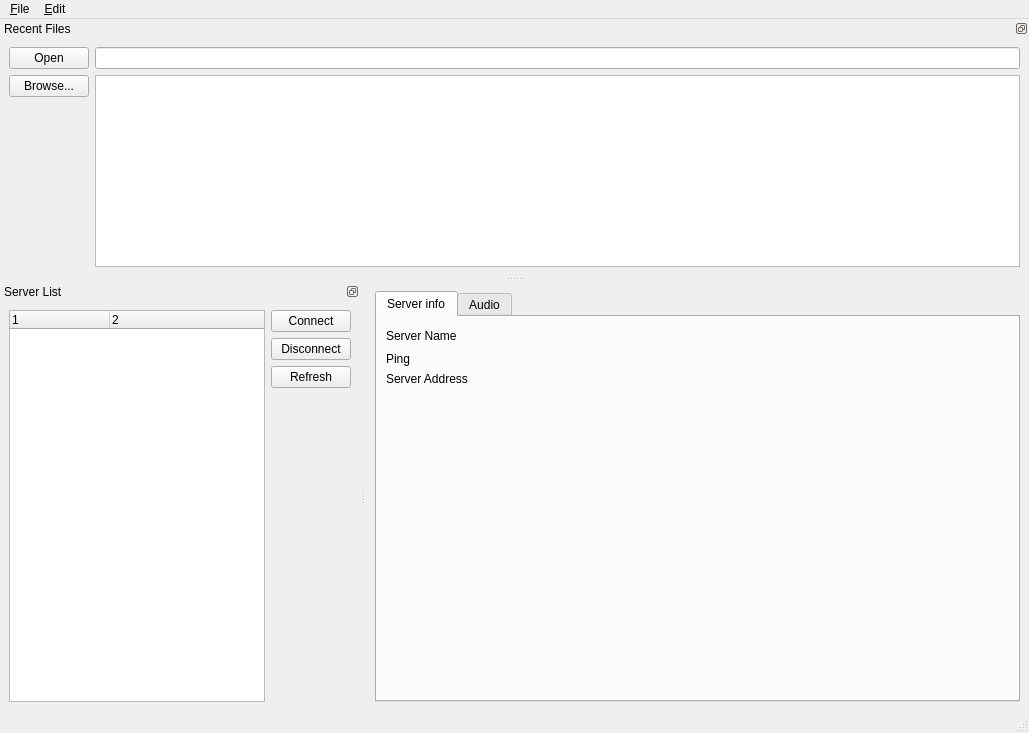
<ui version="4.0" >
 <class>MainWindow</class>
 <widget class="QMainWindow" name="MainWindow" >
  <property name="geometry" >
   <rect>
    <x>0</x>
    <y>0</y>
    <width>1029</width>
    <height>733</height>
   </rect>
  </property>
  <property name="windowTitle" >
   <string>QTPlayer</string>
  </property>
  <property name="dockNestingEnabled" >
   <bool>true</bool>
  </property>
  <property name="dockOptions" >
   <set>QMainWindow::AllowNestedDocks|QMainWindow::AllowTabbedDocks|QMainWindow::AnimatedDocks|QMainWindow::VerticalTabs</set>
  </property>
  <widget class="QWidget" name="centralwidget" >
   <layout class="QGridLayout" >
    <item row="0" column="0" >
     <widget class="QTabWidget" name="tabWidget" >
      <property name="currentIndex" >
       <number>0</number>
      </property>
      <property name="elideMode" >
       <enum>Qt::ElideLeft</enum>
      </property>
      <widget class="QWidget" name="tab" >
       <property name="sizePolicy" >
        <sizepolicy vsizetype="Preferred" hsizetype="MinimumExpanding" >
         <horstretch>0</horstretch>
         <verstretch>0</verstretch>
        </sizepolicy>
       </property>
       <attribute name="title" >
        <string>Server info</string>
       </attribute>
       <layout class="QGridLayout" >
        <item row="0" column="0" >
         <layout class="QGridLayout" >
          <item row="0" column="0" >
           <widget class="QLabel" name="lblsvname" >
            <property name="text" >
             <string>Server Name</string>
            </property>
           </widget>
          </item>
          <item row="0" column="1" >
           <widget class="QLabel" name="lblServerName" >
            <property name="text" >
             <string/>
            </property>
            <property name="indent" >
             <number>-1</number>
            </property>
           </widget>
          </item>
          <item row="1" column="0" >
           <widget class="QLabel" name="lblping" >
            <property name="text" >
             <string>Ping</string>
            </property>
           </widget>
          </item>
          <item row="1" column="1" >
           <widget class="QLabel" name="lblPing" >
            <property name="text" >
             <string/>
            </property>
           </widget>
          </item>
          <item row="2" column="0" >
           <widget class="QLabel" name="lblAddress" >
            <property name="text" >
             <string>Server Address</string>
            </property>
           </widget>
          </item>
          <item row="2" column="1" >
           <widget class="QLabel" name="lblServerAddress" >
            <property name="text" >
             <string/>
            </property>
           </widget>
          </item>
          <item row="3" column="0" >
           <spacer>
            <property name="orientation" >
             <enum>Qt::Vertical</enum>
            </property>
            <property name="sizeHint" >
             <size>
              <width>20</width>
              <height>40</height>
             </size>
            </property>
           </spacer>
          </item>
          <item row="0" column="2" >
           <spacer>
            <property name="orientation" >
             <enum>Qt::Horizontal</enum>
            </property>
            <property name="sizeHint" >
             <size>
              <width>40</width>
              <height>20</height>
             </size>
            </property>
           </spacer>
          </item>
         </layout>
        </item>
       </layout>
      </widget>
      <widget class="QWidget" name="tab_2" >
       <attribute name="title" >
        <string>Audio</string>
       </attribute>
       <widget class="QWidget" name="horizontalLayout" >
        <property name="geometry" >
         <rect>
          <x>40</x>
          <y>110</y>
          <width>522</width>
          <height>71</height>
         </rect>
        </property>
        <layout class="QHBoxLayout" >
         <item>
          <widget class="QPushButton" name="PreviousButton" >
           <property name="text" >
            <string>Previous</string>
           </property>
           <property name="icon" >
            <iconset resource="icons.qrc" >:/new/prefix1/Images/Prev.png</iconset>
           </property>
          </widget>
         </item>
         <item>
          <widget class="QPushButton" name="PlayButton" >
           <property name="text" >
            <string>Play</string>
           </property>
           <property name="icon" >
            <iconset resource="icons.qrc" >:/new/prefix1/Images/Play.png</iconset>
           </property>
          </widget>
         </item>
         <item>
          <widget class="QPushButton" name="PauseButton" >
           <property name="text" >
            <string>Pause</string>
           </property>
           <property name="icon" >
            <iconset resource="icons.qrc" >:/new/prefix1/Images/Pause.png</iconset>
           </property>
          </widget>
         </item>
         <item>
          <widget class="QPushButton" name="StopButton" >
           <property name="text" >
            <string>Stop</string>
           </property>
           <property name="icon" >
            <iconset resource="icons.qrc" >:/new/prefix1/Images/Stop.png</iconset>
           </property>
          </widget>
         </item>
         <item>
          <widget class="QPushButton" name="NextButton" >
           <property name="text" >
            <string>Next</string>
           </property>
           <property name="icon" >
            <iconset resource="icons.qrc" >:/new/prefix1/Images/Next.png</iconset>
           </property>
          </widget>
         </item>
        </layout>
       </widget>
       <widget class="QWidget" name="horizontalLayout_2" >
        <property name="geometry" >
         <rect>
          <x>39</x>
          <y>10</y>
          <width>521</width>
          <height>80</height>
         </rect>
        </property>
        <layout class="QHBoxLayout" >
         <item>
          <widget class="QProgressBar" name="trackProgress" >
           <property name="value" >
            <number>24</number>
           </property>
           <property name="alignment" >
            <set>Qt::AlignLeading</set>
           </property>
           <property name="textVisible" >
            <bool>false</bool>
           </property>
           <property name="format" >
            <string>%p%</string>
           </property>
          </widget>
         </item>
         <item>
          <widget class="QLabel" name="label" >
           <property name="text" >
            <string>bahahahahahahahahaha</string>
           </property>
          </widget>
         </item>
        </layout>
       </widget>
      </widget>
     </widget>
    </item>
   </layout>
  </widget>
  <widget class="QMenuBar" name="menubar" >
   <property name="geometry" >
    <rect>
     <x>0</x>
     <y>0</y>
     <width>1029</width>
     <height>19</height>
    </rect>
   </property>
   <widget class="QMenu" name="menu_File" >
    <property name="title" >
     <string>&amp;File</string>
    </property>
    <addaction name="actionOpen" />
    <addaction name="separator" />
    <addaction name="actionClose" />
   </widget>
   <widget class="QMenu" name="menu_Edit" >
    <property name="title" >
     <string>&amp;Edit</string>
    </property>
    <addaction name="actionCut" />
    <addaction name="actionCopy" />
    <addaction name="actionPaste" />
    <addaction name="actionDelete" />
   </widget>
   <addaction name="menu_File" />
   <addaction name="menu_Edit" />
  </widget>
  <widget class="QStatusBar" name="statusbar" />
  <widget class="QDockWidget" name="dockServerList" >
   <property name="floating" >
    <bool>false</bool>
   </property>
   <property name="features" >
    <set>QDockWidget::DockWidgetFloatable|QDockWidget::DockWidgetMovable|QDockWidget::NoDockWidgetFeatures</set>
   </property>
   <property name="windowTitle" >
    <string>Server List</string>
   </property>
   <attribute name="dockWidgetArea" >
    <number>1</number>
   </attribute>
   <widget class="QWidget" name="dockWidgetContents" >
    <layout class="QHBoxLayout" >
     <property name="leftMargin" >
      <number>9</number>
     </property>
     <property name="topMargin" >
      <number>9</number>
     </property>
     <property name="rightMargin" >
      <number>9</number>
     </property>
     <property name="bottomMargin" >
      <number>9</number>
     </property>
     <item>
      <widget class="QTreeWidget" name="serverlist" >
       <column>
        <property name="text" >
         <string>1</string>
        </property>
       </column>
       <column>
        <property name="text" >
         <string>2</string>
        </property>
       </column>
      </widget>
     </item>
     <item>
      <layout class="QVBoxLayout" >
       <item>
        <widget class="QPushButton" name="ConnectButton" >
         <property name="text" >
          <string>Connect</string>
         </property>
        </widget>
       </item>
       <item>
        <widget class="QPushButton" name="DisconnectButton" >
         <property name="text" >
          <string>Disconnect</string>
         </property>
        </widget>
       </item>
       <item>
        <widget class="QPushButton" name="RefreshButton" >
         <property name="text" >
          <string>Refresh</string>
         </property>
        </widget>
       </item>
       <item>
        <spacer>
         <property name="orientation" >
          <enum>Qt::Vertical</enum>
         </property>
         <property name="sizeHint" >
          <size>
           <width>20</width>
           <height>40</height>
          </size>
         </property>
        </spacer>
       </item>
      </layout>
     </item>
    </layout>
   </widget>
  </widget>
  <widget class="QDockWidget" name="dockFileHistory" >
   <property name="floating" >
    <bool>false</bool>
   </property>
   <property name="features" >
    <set>QDockWidget::DockWidgetFloatable|QDockWidget::DockWidgetMovable|QDockWidget::NoDockWidgetFeatures</set>
   </property>
   <property name="windowTitle" >
    <string>Recent Files</string>
   </property>
   <attribute name="dockWidgetArea" >
    <number>4</number>
   </attribute>
   <widget class="QWidget" name="dockWidgetContents_2" >
    <layout class="QGridLayout" >
     <property name="leftMargin" >
      <number>9</number>
     </property>
     <property name="topMargin" >
      <number>9</number>
     </property>
     <property name="rightMargin" >
      <number>9</number>
     </property>
     <property name="bottomMargin" >
      <number>9</number>
     </property>
     <item row="0" column="0" >
      <widget class="QPushButton" name="OpenEditButton" >
       <property name="text" >
        <string>Open</string>
       </property>
      </widget>
     </item>
     <item row="0" column="1" >
      <widget class="QLineEdit" name="lineEdit" />
     </item>
     <item row="1" column="0" >
      <layout class="QVBoxLayout" >
       <item>
        <widget class="QPushButton" name="OpenButton" >
         <property name="text" >
          <string>Browse...</string>
         </property>
        </widget>
       </item>
       <item>
        <spacer>
         <property name="orientation" >
          <enum>Qt::Vertical</enum>
         </property>
         <property name="sizeHint" >
          <size>
           <width>20</width>
           <height>40</height>
          </size>
         </property>
        </spacer>
       </item>
      </layout>
     </item>
     <item row="1" column="1" >
      <widget class="QListWidget" name="listRecentFiles" />
     </item>
    </layout>
   </widget>
  </widget>
  <action name="action_Quit" >
   <property name="text" >
    <string>&amp;Quit</string>
   </property>
  </action>
  <action name="actionOpen" >
   <property name="text" >
    <string>Open</string>
   </property>
  </action>
  <action name="actionClose" >
   <property name="text" >
    <string>Close</string>
   </property>
  </action>
  <action name="actionCut" >
   <property name="text" >
    <string>Cut</string>
   </property>
  </action>
  <action name="actionCopy" >
   <property name="text" >
    <string>Copy</string>
   </property>
  </action>
  <action name="actionPaste" >
   <property name="text" >
    <string>Paste</string>
   </property>
  </action>
  <action name="actionDelete" >
   <property name="text" >
    <string>Delete</string>
   </property>
  </action>
 </widget>
 <resources>
  <include location="icons.qrc" />
 </resources>
 <connections>
  <connection>
   <sender>actionClose</sender>
   <signal>triggered()</signal>
   <receiver>MainWindow</receiver>
   <slot>close()</slot>
   <hints>
    <hint type="sourcelabel" >
     <x>-1</x>
     <y>-1</y>
    </hint>
    <hint type="destinationlabel" >
     <x>127</x>
     <y>80</y>
    </hint>
   </hints>
  </connection>
  <connection>
   <sender>lineEdit</sender>
   <signal>returnPressed()</signal>
   <receiver>OpenEditButton</receiver>
   <slot>click()</slot>
   <hints>
    <hint type="sourcelabel" >
     <x>485</x>
     <y>340</y>
    </hint>
    <hint type="destinationlabel" >
     <x>485</x>
     <y>312</y>
    </hint>
   </hints>
  </connection>
  <connection>
   <sender>OpenButton</sender>
   <signal>clicked()</signal>
   <receiver>actionOpen</receiver>
   <slot>trigger()</slot>
   <hints>
    <hint type="sourcelabel" >
     <x>47</x>
     <y>90</y>
    </hint>
    <hint type="destinationlabel" >
     <x>-1</x>
     <y>-1</y>
    </hint>
   </hints>
  </connection>
 </connections>
</ui>
